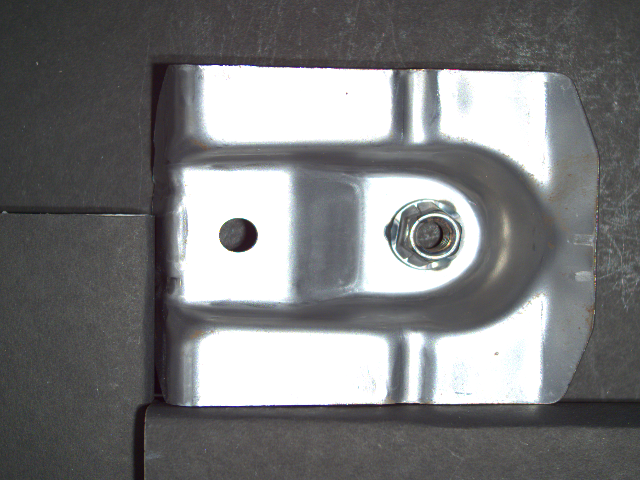
#> input picture good_image.png, 640 x 480 px, found by its file name
$ python fault_detection.py   (older library calls are emulated)
#> lines starting #> are read from the running program, lines starting #| are printed output that depends on the picture; after the words box and inside, x2 and y2 are one past the last pixel; in counts of white or black regions, pixels touching at a corner belong together; long printed decimals are rounded
import imutils
import cv2

from skimage.measure import compare_ssim #ssim: structural similarity index

image_good=cv2.imread('D:/image/good_image.png')
#> image_good is the input picture: shape (480, 640, 3); mean B, G, R 122.6, 121.8, 121.3
image_good

image_bad=cv2.imread('D:/image/bad_image.png')
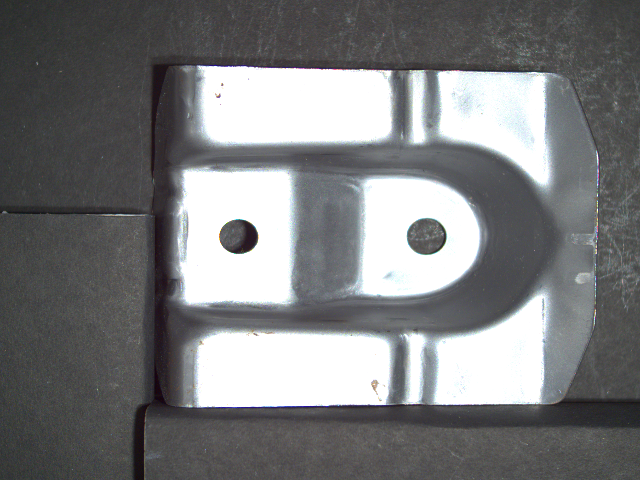
#> input picture bad_image.png, 640 x 480 px, found by its file name
#> image_bad is the input picture: shape (480, 640, 3); mean B, G, R 123.9, 122.8, 121.9
image_bad

# convert the images to grayscale
gray_good=cv2.cvtColor(image_good, cv2.COLOR_BGR2GRAY)
gray_fault=cv2.cvtColor(image_bad, cv2.COLOR_BGR2GRAY)

# compute the difference between two images
(score, diff)=compare_ssim(gray_good, gray_fault, full=True)
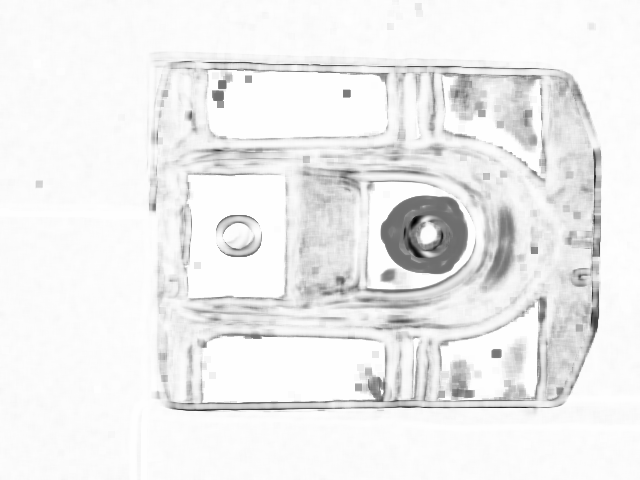
#> diff: shape (480, 640) float64; min -0.738, max 1, mean 0.887; drawn with min black and max white
#> score = 0.885
diff=(diff*224).astype("uint8")
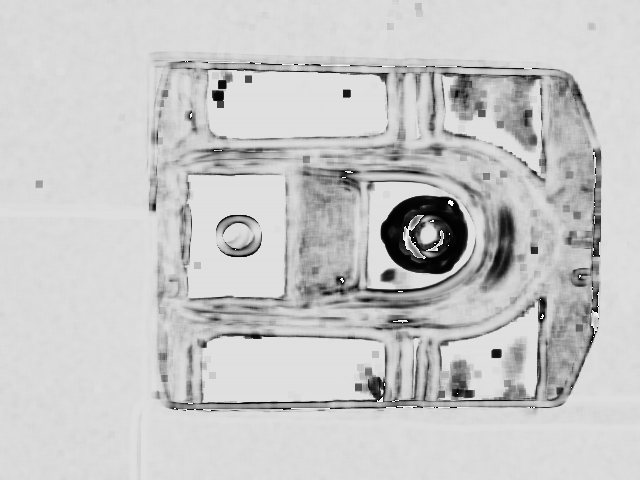
#> diff: shape (480, 640); min 0, max 255, mean 199.3
print("SSIM: {}".format(score))
#| SSIM: 0.8852

#obtain the regions of the two input images that differ
thresh=cv2.threshold(diff, 0, 256,cv2.THRESH_BINARY_INV | cv2.THRESH_OTSU)[1]
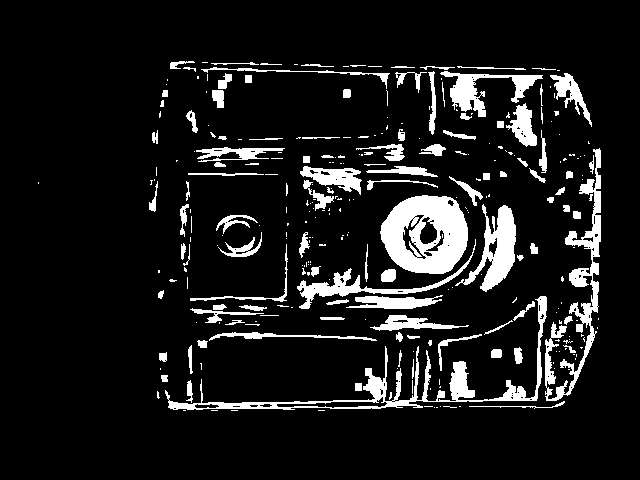
#> thresh: shape (480, 640); 10.3% white; 294 white regions (184 under 20 px)
cnts=cv2.findContours(thresh.copy(), cv2.RETR_EXTERNAL,cv2.CHAIN_APPROX_SIMPLE)
#> cnts = 293 contours, 212 with area under 20; largest, box (x1, y1, x2, y2) and area: (380, 195, 468, 274) 5374, (165, 296, 547, 410) 3718, (545, 148, 601, 401) 2628, (455, 204, 516, 292) 1981, (440, 71, 543, 117) 1316
cnts=imutils.grab_contours(cnts)

# loop over the contours
for c in cnts:
	(x, y, w, h) = cv2.boundingRect(c)
	cv2.rectangle(image_good, (x, y), (x + w, y + h), (0, 0, 224), 2)
	cv2.rectangle(image_bad, (x, y), (x + w, y + h), (0, 0, 224), 2)
#> this loop made 293 passes
#> (x, y, w, h) on passes 6, 8, 9: (434, 407, 1, 1), (443, 406, 14, 2), (440, 406, 1, 1)
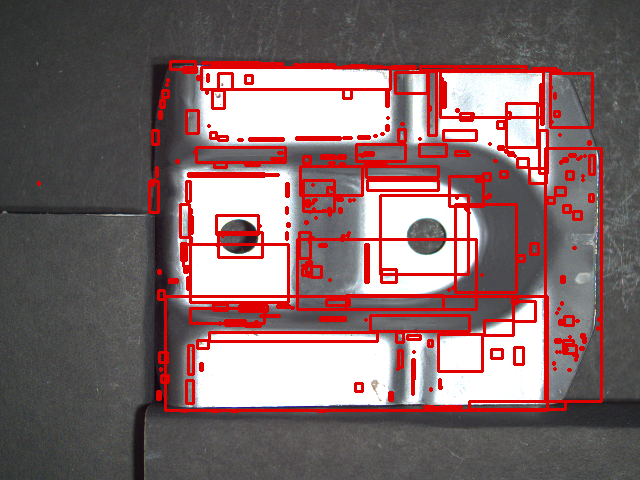
#> image_bad: shape (480, 640, 3); 11.22% of pixels changed, all inside (x1, y1, x2, y2) = (37, 60, 603, 413)
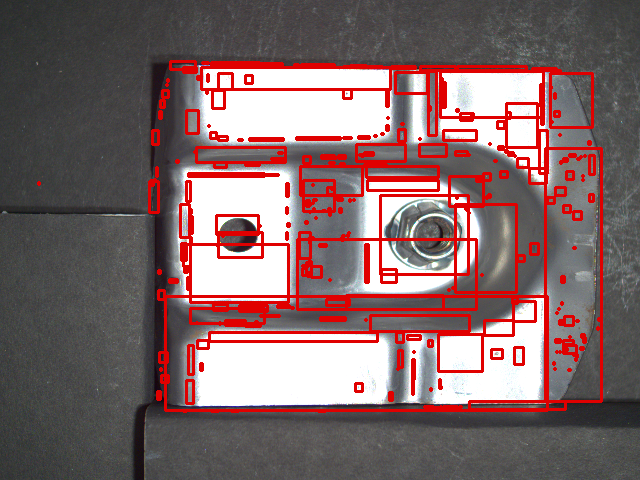
#> image_good: shape (480, 640, 3); 11.22% of pixels changed, all inside (x1, y1, x2, y2) = (37, 60, 603, 413)
# show the output images
cv2.imshow("Original", image_good)
cv2.imshow("Modified", image_bad)
cv2.imshow("Diff", diff)
cv2.imshow("Thresh", thresh)
cv2.waitKey(0)
